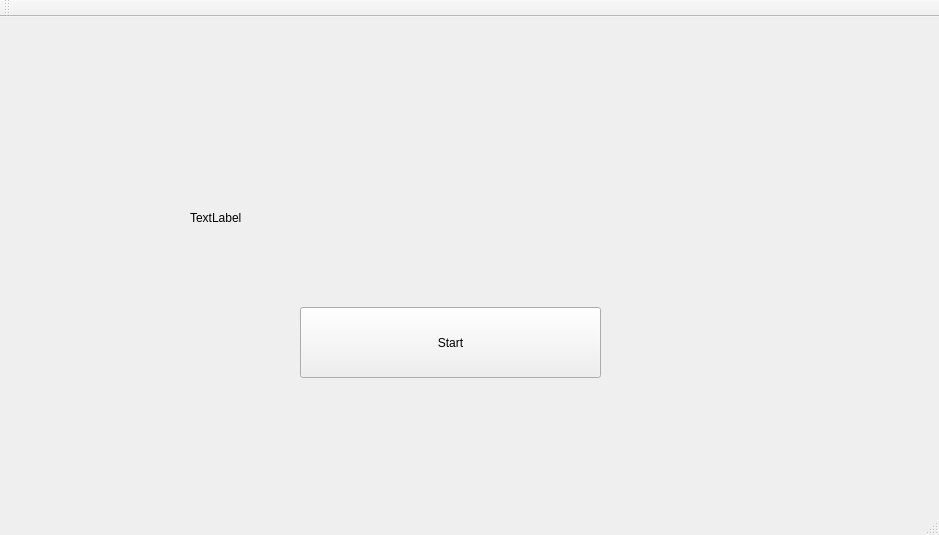
<?xml version="1.0" encoding="UTF-8"?>
<ui version="4.0">
 <class>MainWindow</class>
 <widget class="QMainWindow" name="MainWindow">
  <property name="geometry">
   <rect>
    <x>0</x>
    <y>0</y>
    <width>939</width>
    <height>535</height>
   </rect>
  </property>
  <property name="windowTitle">
   <string>MainWindow</string>
  </property>
  <widget class="QWidget" name="centralWidget">
   <widget class="QPushButton" name="button">
    <property name="geometry">
     <rect>
      <x>300</x>
      <y>290</y>
      <width>301</width>
      <height>71</height>
     </rect>
    </property>
    <property name="text">
     <string>Start</string>
    </property>
   </widget>
   <widget class="QLabel" name="label">
    <property name="geometry">
     <rect>
      <x>190</x>
      <y>160</y>
      <width>381</width>
      <height>81</height>
     </rect>
    </property>
    <property name="text">
     <string>TextLabel</string>
    </property>
   </widget>
  </widget>
  <widget class="QMenuBar" name="menuBar">
   <property name="geometry">
    <rect>
     <x>0</x>
     <y>0</y>
     <width>939</width>
     <height>22</height>
    </rect>
   </property>
  </widget>
  <widget class="QToolBar" name="mainToolBar">
   <attribute name="toolBarArea">
    <enum>TopToolBarArea</enum>
   </attribute>
   <attribute name="toolBarBreak">
    <bool>false</bool>
   </attribute>
  </widget>
  <widget class="QStatusBar" name="statusBar"/>
 </widget>
 <layoutdefault spacing="6" margin="11"/>
 <resources/>
 <connections/>
</ui>
